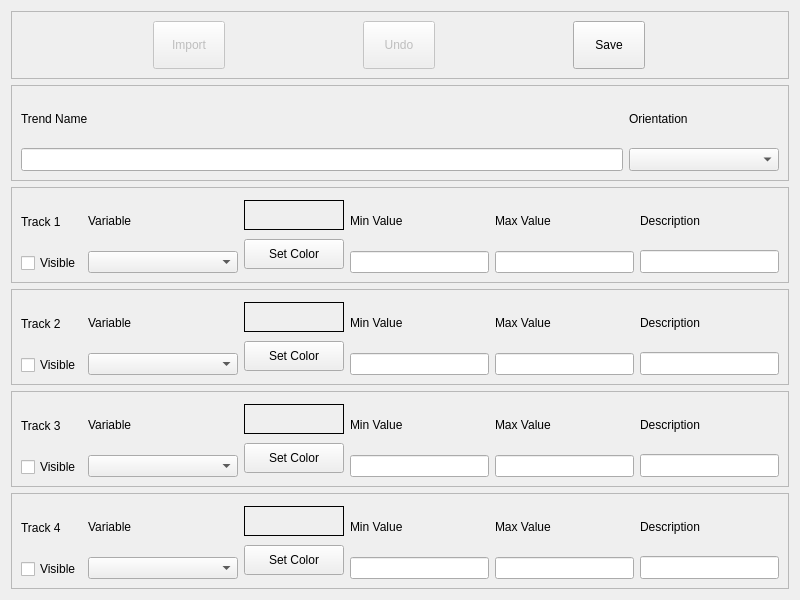
<?xml version="1.0" encoding="UTF-8"?>
<ui version="4.0">
 <class>TrendEditor</class>
 <widget class="QWidget" name="TrendEditor">
  <property name="geometry">
   <rect>
    <x>0</x>
    <y>0</y>
    <width>800</width>
    <height>600</height>
   </rect>
  </property>
  <property name="windowTitle">
   <string>Form</string>
  </property>
  <layout class="QVBoxLayout" name="verticalLayout_27">
   <item>
    <widget class="QFrame" name="fraBottoni">
     <property name="minimumSize">
      <size>
       <width>0</width>
       <height>68</height>
      </size>
     </property>
     <property name="maximumSize">
      <size>
       <width>16777215</width>
       <height>68</height>
      </size>
     </property>
     <property name="font">
      <font>
       <weight>50</weight>
       <bold>false</bold>
      </font>
     </property>
     <property name="frameShape">
      <enum>QFrame::StyledPanel</enum>
     </property>
     <property name="frameShadow">
      <enum>QFrame::Plain</enum>
     </property>
     <property name="lineWidth">
      <number>1</number>
     </property>
     <layout class="QHBoxLayout" name="horizontalLayout_3">
      <item>
       <widget class="QPushButton" name="cmdImport">
        <property name="enabled">
         <bool>false</bool>
        </property>
        <property name="minimumSize">
         <size>
          <width>72</width>
          <height>48</height>
         </size>
        </property>
        <property name="maximumSize">
         <size>
          <width>72</width>
          <height>48</height>
         </size>
        </property>
        <property name="font">
         <font>
          <family>MS Shell Dlg 2</family>
          <weight>50</weight>
          <bold>false</bold>
         </font>
        </property>
        <property name="toolTip">
         <string>Import User Data from another Cross Table File</string>
        </property>
        <property name="text">
         <string>Import</string>
        </property>
        <property name="checkable">
         <bool>false</bool>
        </property>
        <property name="autoDefault">
         <bool>false</bool>
        </property>
       </widget>
      </item>
      <item>
       <widget class="QPushButton" name="cmdUndo">
        <property name="enabled">
         <bool>false</bool>
        </property>
        <property name="minimumSize">
         <size>
          <width>72</width>
          <height>48</height>
         </size>
        </property>
        <property name="maximumSize">
         <size>
          <width>72</width>
          <height>48</height>
         </size>
        </property>
        <property name="font">
         <font>
          <family>MS Shell Dlg 2</family>
          <weight>50</weight>
          <bold>false</bold>
         </font>
        </property>
        <property name="toolTip">
         <string>Undo Changes</string>
        </property>
        <property name="text">
         <string>Undo</string>
        </property>
        <property name="checkable">
         <bool>false</bool>
        </property>
        <property name="autoDefault">
         <bool>false</bool>
        </property>
       </widget>
      </item>
      <item>
       <widget class="QPushButton" name="cmdSave">
        <property name="enabled">
         <bool>true</bool>
        </property>
        <property name="minimumSize">
         <size>
          <width>72</width>
          <height>48</height>
         </size>
        </property>
        <property name="maximumSize">
         <size>
          <width>72</width>
          <height>48</height>
         </size>
        </property>
        <property name="font">
         <font>
          <family>MS Shell Dlg 2</family>
          <weight>50</weight>
          <bold>false</bold>
         </font>
        </property>
        <property name="toolTip">
         <string>Save changes</string>
        </property>
        <property name="text">
         <string>Save</string>
        </property>
        <property name="checkable">
         <bool>false</bool>
        </property>
        <property name="autoDefault">
         <bool>false</bool>
        </property>
       </widget>
      </item>
     </layout>
    </widget>
   </item>
   <item>
    <widget class="QFrame" name="frame">
     <property name="minimumSize">
      <size>
       <width>0</width>
       <height>80</height>
      </size>
     </property>
     <property name="frameShape">
      <enum>QFrame::StyledPanel</enum>
     </property>
     <property name="frameShadow">
      <enum>QFrame::Plain</enum>
     </property>
     <layout class="QHBoxLayout" name="horizontalLayout_6">
      <item>
       <layout class="QVBoxLayout" name="verticalLayout_25">
        <item>
         <widget class="QLabel" name="lblTrendName">
          <property name="font">
           <font>
            <weight>50</weight>
            <bold>false</bold>
           </font>
          </property>
          <property name="text">
           <string>Trend Name</string>
          </property>
          <property name="buddy">
           <cstring>txtTrendName</cstring>
          </property>
         </widget>
        </item>
        <item>
         <widget class="QLineEdit" name="txtTrendName">
          <property name="minimumSize">
           <size>
            <width>130</width>
            <height>0</height>
           </size>
          </property>
          <property name="font">
           <font>
            <pointsize>10</pointsize>
            <weight>50</weight>
            <bold>false</bold>
           </font>
          </property>
          <property name="maxLength">
           <number>128</number>
          </property>
         </widget>
        </item>
       </layout>
      </item>
      <item>
       <layout class="QVBoxLayout" name="verticalLayout_26">
        <item>
         <widget class="QLabel" name="lblOrient">
          <property name="font">
           <font>
            <weight>50</weight>
            <bold>false</bold>
           </font>
          </property>
          <property name="text">
           <string>Orientation</string>
          </property>
          <property name="buddy">
           <cstring>cboOrientation</cstring>
          </property>
         </widget>
        </item>
        <item>
         <widget class="QComboBox" name="cboOrientation">
          <property name="minimumSize">
           <size>
            <width>150</width>
            <height>0</height>
           </size>
          </property>
          <property name="maximumSize">
           <size>
            <width>250</width>
            <height>16777215</height>
           </size>
          </property>
          <property name="font">
           <font>
            <pointsize>10</pointsize>
            <weight>50</weight>
            <bold>false</bold>
           </font>
          </property>
         </widget>
        </item>
       </layout>
      </item>
     </layout>
    </widget>
   </item>
   <item>
    <widget class="QFrame" name="fraTrk_1">
     <property name="minimumSize">
      <size>
       <width>0</width>
       <height>80</height>
      </size>
     </property>
     <property name="frameShape">
      <enum>QFrame::StyledPanel</enum>
     </property>
     <property name="frameShadow">
      <enum>QFrame::Plain</enum>
     </property>
     <layout class="QHBoxLayout" name="horizontalLayout">
      <item>
       <layout class="QVBoxLayout" name="verticalLayout_6">
        <item>
         <widget class="QLabel" name="lblTrk_1">
          <property name="font">
           <font>
            <weight>50</weight>
            <bold>false</bold>
           </font>
          </property>
          <property name="text">
           <string>Track 1</string>
          </property>
          <property name="buddy">
           <cstring>chkVisible_1</cstring>
          </property>
         </widget>
        </item>
        <item>
         <widget class="QCheckBox" name="chkVisible_1">
          <property name="text">
           <string>Visible</string>
          </property>
         </widget>
        </item>
       </layout>
      </item>
      <item>
       <layout class="QVBoxLayout" name="verticalLayout_5">
        <item>
         <widget class="QLabel" name="lblVar_1">
          <property name="font">
           <font>
            <weight>50</weight>
            <bold>false</bold>
           </font>
          </property>
          <property name="text">
           <string>Variable</string>
          </property>
          <property name="buddy">
           <cstring>cboVariable_1</cstring>
          </property>
         </widget>
        </item>
        <item>
         <widget class="QComboBox" name="cboVariable_1">
          <property name="minimumSize">
           <size>
            <width>150</width>
            <height>0</height>
           </size>
          </property>
          <property name="maximumSize">
           <size>
            <width>250</width>
            <height>16777215</height>
           </size>
          </property>
          <property name="font">
           <font>
            <weight>50</weight>
            <bold>false</bold>
           </font>
          </property>
          <property name="insertPolicy">
           <enum>QComboBox::InsertAlphabetically</enum>
          </property>
         </widget>
        </item>
       </layout>
      </item>
      <item>
       <layout class="QVBoxLayout" name="verticalLayout_4">
        <item>
         <widget class="QLabel" name="lblColor_1">
          <property name="minimumSize">
           <size>
            <width>100</width>
            <height>30</height>
           </size>
          </property>
          <property name="maximumSize">
           <size>
            <width>150</width>
            <height>30</height>
           </size>
          </property>
          <property name="font">
           <font>
            <weight>50</weight>
            <bold>false</bold>
           </font>
          </property>
          <property name="frameShape">
           <enum>QFrame::Box</enum>
          </property>
          <property name="text">
           <string/>
          </property>
          <property name="buddy">
           <cstring>cmdColor_1</cstring>
          </property>
         </widget>
        </item>
        <item>
         <widget class="QPushButton" name="cmdColor_1">
          <property name="minimumSize">
           <size>
            <width>100</width>
            <height>30</height>
           </size>
          </property>
          <property name="maximumSize">
           <size>
            <width>150</width>
            <height>30</height>
           </size>
          </property>
          <property name="text">
           <string>Set Color</string>
          </property>
         </widget>
        </item>
       </layout>
      </item>
      <item>
       <layout class="QVBoxLayout" name="verticalLayout_3">
        <item>
         <widget class="QLabel" name="lblMin_1">
          <property name="font">
           <font>
            <weight>50</weight>
            <bold>false</bold>
           </font>
          </property>
          <property name="text">
           <string>Min Value</string>
          </property>
          <property name="buddy">
           <cstring>txtMin_1</cstring>
          </property>
         </widget>
        </item>
        <item>
         <widget class="QLineEdit" name="txtMin_1">
          <property name="minimumSize">
           <size>
            <width>100</width>
            <height>0</height>
           </size>
          </property>
          <property name="maximumSize">
           <size>
            <width>250</width>
            <height>16777215</height>
           </size>
          </property>
          <property name="font">
           <font>
            <weight>50</weight>
            <bold>false</bold>
           </font>
          </property>
          <property name="alignment">
           <set>Qt::AlignRight|Qt::AlignTrailing|Qt::AlignVCenter</set>
          </property>
         </widget>
        </item>
       </layout>
      </item>
      <item>
       <layout class="QVBoxLayout" name="verticalLayout_2">
        <item>
         <widget class="QLabel" name="lblMax_1">
          <property name="font">
           <font>
            <weight>50</weight>
            <bold>false</bold>
           </font>
          </property>
          <property name="text">
           <string>Max Value</string>
          </property>
          <property name="buddy">
           <cstring>txtMax_1</cstring>
          </property>
         </widget>
        </item>
        <item>
         <widget class="QLineEdit" name="txtMax_1">
          <property name="minimumSize">
           <size>
            <width>100</width>
            <height>0</height>
           </size>
          </property>
          <property name="maximumSize">
           <size>
            <width>250</width>
            <height>16777215</height>
           </size>
          </property>
          <property name="font">
           <font>
            <weight>50</weight>
            <bold>false</bold>
           </font>
          </property>
          <property name="alignment">
           <set>Qt::AlignRight|Qt::AlignTrailing|Qt::AlignVCenter</set>
          </property>
         </widget>
        </item>
       </layout>
      </item>
      <item>
       <layout class="QVBoxLayout" name="verticalLayout">
        <item>
         <widget class="QLabel" name="lblDescr_1">
          <property name="font">
           <font>
            <weight>50</weight>
            <bold>false</bold>
           </font>
          </property>
          <property name="text">
           <string>Description</string>
          </property>
          <property name="buddy">
           <cstring>txtComment</cstring>
          </property>
         </widget>
        </item>
        <item>
         <widget class="QLineEdit" name="txtComment">
          <property name="minimumSize">
           <size>
            <width>130</width>
            <height>0</height>
           </size>
          </property>
          <property name="font">
           <font>
            <pointsize>10</pointsize>
            <weight>50</weight>
            <bold>false</bold>
           </font>
          </property>
          <property name="maxLength">
           <number>128</number>
          </property>
         </widget>
        </item>
       </layout>
      </item>
     </layout>
    </widget>
   </item>
   <item>
    <widget class="QFrame" name="fraTrk_2">
     <property name="minimumSize">
      <size>
       <width>0</width>
       <height>80</height>
      </size>
     </property>
     <property name="frameShape">
      <enum>QFrame::StyledPanel</enum>
     </property>
     <property name="frameShadow">
      <enum>QFrame::Plain</enum>
     </property>
     <layout class="QHBoxLayout" name="horizontalLayout_2">
      <item>
       <layout class="QVBoxLayout" name="verticalLayout_7">
        <item>
         <widget class="QLabel" name="lblTrk_2">
          <property name="font">
           <font>
            <weight>50</weight>
            <bold>false</bold>
           </font>
          </property>
          <property name="text">
           <string>Track 2</string>
          </property>
          <property name="buddy">
           <cstring>chkVisible_2</cstring>
          </property>
         </widget>
        </item>
        <item>
         <widget class="QCheckBox" name="chkVisible_2">
          <property name="text">
           <string>Visible</string>
          </property>
         </widget>
        </item>
       </layout>
      </item>
      <item>
       <layout class="QVBoxLayout" name="verticalLayout_8">
        <item>
         <widget class="QLabel" name="lblVar_2">
          <property name="font">
           <font>
            <weight>50</weight>
            <bold>false</bold>
           </font>
          </property>
          <property name="text">
           <string>Variable</string>
          </property>
          <property name="buddy">
           <cstring>cboVariable_2</cstring>
          </property>
         </widget>
        </item>
        <item>
         <widget class="QComboBox" name="cboVariable_2">
          <property name="minimumSize">
           <size>
            <width>150</width>
            <height>0</height>
           </size>
          </property>
          <property name="maximumSize">
           <size>
            <width>250</width>
            <height>16777215</height>
           </size>
          </property>
          <property name="font">
           <font>
            <weight>50</weight>
            <bold>false</bold>
           </font>
          </property>
          <property name="insertPolicy">
           <enum>QComboBox::InsertAlphabetically</enum>
          </property>
         </widget>
        </item>
       </layout>
      </item>
      <item>
       <layout class="QVBoxLayout" name="verticalLayout_9">
        <item>
         <widget class="QLabel" name="lblColor_2">
          <property name="minimumSize">
           <size>
            <width>100</width>
            <height>30</height>
           </size>
          </property>
          <property name="maximumSize">
           <size>
            <width>150</width>
            <height>30</height>
           </size>
          </property>
          <property name="font">
           <font>
            <weight>50</weight>
            <bold>false</bold>
           </font>
          </property>
          <property name="frameShape">
           <enum>QFrame::Box</enum>
          </property>
          <property name="text">
           <string/>
          </property>
          <property name="buddy">
           <cstring>cmdColor_2</cstring>
          </property>
         </widget>
        </item>
        <item>
         <widget class="QPushButton" name="cmdColor_2">
          <property name="minimumSize">
           <size>
            <width>100</width>
            <height>30</height>
           </size>
          </property>
          <property name="maximumSize">
           <size>
            <width>150</width>
            <height>30</height>
           </size>
          </property>
          <property name="text">
           <string>Set Color</string>
          </property>
         </widget>
        </item>
       </layout>
      </item>
      <item>
       <layout class="QVBoxLayout" name="verticalLayout_10">
        <item>
         <widget class="QLabel" name="lblMin_2">
          <property name="font">
           <font>
            <weight>50</weight>
            <bold>false</bold>
           </font>
          </property>
          <property name="text">
           <string>Min Value</string>
          </property>
          <property name="buddy">
           <cstring>txtMin_2</cstring>
          </property>
         </widget>
        </item>
        <item>
         <widget class="QLineEdit" name="txtMin_2">
          <property name="minimumSize">
           <size>
            <width>100</width>
            <height>0</height>
           </size>
          </property>
          <property name="maximumSize">
           <size>
            <width>250</width>
            <height>16777215</height>
           </size>
          </property>
          <property name="font">
           <font>
            <weight>50</weight>
            <bold>false</bold>
           </font>
          </property>
          <property name="alignment">
           <set>Qt::AlignRight|Qt::AlignTrailing|Qt::AlignVCenter</set>
          </property>
         </widget>
        </item>
       </layout>
      </item>
      <item>
       <layout class="QVBoxLayout" name="verticalLayout_11">
        <item>
         <widget class="QLabel" name="lblMax_2">
          <property name="font">
           <font>
            <weight>50</weight>
            <bold>false</bold>
           </font>
          </property>
          <property name="text">
           <string>Max Value</string>
          </property>
          <property name="buddy">
           <cstring>txtMax_2</cstring>
          </property>
         </widget>
        </item>
        <item>
         <widget class="QLineEdit" name="txtMax_2">
          <property name="minimumSize">
           <size>
            <width>100</width>
            <height>0</height>
           </size>
          </property>
          <property name="maximumSize">
           <size>
            <width>250</width>
            <height>16777215</height>
           </size>
          </property>
          <property name="font">
           <font>
            <weight>50</weight>
            <bold>false</bold>
           </font>
          </property>
          <property name="alignment">
           <set>Qt::AlignRight|Qt::AlignTrailing|Qt::AlignVCenter</set>
          </property>
         </widget>
        </item>
       </layout>
      </item>
      <item>
       <layout class="QVBoxLayout" name="verticalLayout_12">
        <item>
         <widget class="QLabel" name="lblDescr_2">
          <property name="font">
           <font>
            <weight>50</weight>
            <bold>false</bold>
           </font>
          </property>
          <property name="text">
           <string>Description</string>
          </property>
          <property name="buddy">
           <cstring>txtComment_2</cstring>
          </property>
         </widget>
        </item>
        <item>
         <widget class="QLineEdit" name="txtComment_2">
          <property name="minimumSize">
           <size>
            <width>130</width>
            <height>0</height>
           </size>
          </property>
          <property name="font">
           <font>
            <pointsize>10</pointsize>
            <weight>50</weight>
            <bold>false</bold>
           </font>
          </property>
          <property name="maxLength">
           <number>128</number>
          </property>
         </widget>
        </item>
       </layout>
      </item>
     </layout>
    </widget>
   </item>
   <item>
    <widget class="QFrame" name="fraTrk_3">
     <property name="minimumSize">
      <size>
       <width>0</width>
       <height>80</height>
      </size>
     </property>
     <property name="frameShape">
      <enum>QFrame::StyledPanel</enum>
     </property>
     <property name="frameShadow">
      <enum>QFrame::Plain</enum>
     </property>
     <layout class="QHBoxLayout" name="horizontalLayout_4">
      <item>
       <layout class="QVBoxLayout" name="verticalLayout_13">
        <item>
         <widget class="QLabel" name="lblTrk_3">
          <property name="font">
           <font>
            <weight>50</weight>
            <bold>false</bold>
           </font>
          </property>
          <property name="text">
           <string>Track 3</string>
          </property>
          <property name="buddy">
           <cstring>chkVisible_3</cstring>
          </property>
         </widget>
        </item>
        <item>
         <widget class="QCheckBox" name="chkVisible_3">
          <property name="text">
           <string>Visible</string>
          </property>
         </widget>
        </item>
       </layout>
      </item>
      <item>
       <layout class="QVBoxLayout" name="verticalLayout_14">
        <item>
         <widget class="QLabel" name="lblVar_3">
          <property name="font">
           <font>
            <weight>50</weight>
            <bold>false</bold>
           </font>
          </property>
          <property name="text">
           <string>Variable</string>
          </property>
          <property name="buddy">
           <cstring>cboVariable_3</cstring>
          </property>
         </widget>
        </item>
        <item>
         <widget class="QComboBox" name="cboVariable_3">
          <property name="minimumSize">
           <size>
            <width>150</width>
            <height>0</height>
           </size>
          </property>
          <property name="maximumSize">
           <size>
            <width>250</width>
            <height>16777215</height>
           </size>
          </property>
          <property name="font">
           <font>
            <weight>50</weight>
            <bold>false</bold>
           </font>
          </property>
          <property name="insertPolicy">
           <enum>QComboBox::InsertAlphabetically</enum>
          </property>
         </widget>
        </item>
       </layout>
      </item>
      <item>
       <layout class="QVBoxLayout" name="verticalLayout_15">
        <item>
         <widget class="QLabel" name="lblColor_3">
          <property name="minimumSize">
           <size>
            <width>100</width>
            <height>30</height>
           </size>
          </property>
          <property name="maximumSize">
           <size>
            <width>150</width>
            <height>30</height>
           </size>
          </property>
          <property name="font">
           <font>
            <weight>50</weight>
            <bold>false</bold>
           </font>
          </property>
          <property name="frameShape">
           <enum>QFrame::Box</enum>
          </property>
          <property name="text">
           <string/>
          </property>
          <property name="buddy">
           <cstring>cmdColor_3</cstring>
          </property>
         </widget>
        </item>
        <item>
         <widget class="QPushButton" name="cmdColor_3">
          <property name="minimumSize">
           <size>
            <width>100</width>
            <height>30</height>
           </size>
          </property>
          <property name="maximumSize">
           <size>
            <width>150</width>
            <height>30</height>
           </size>
          </property>
          <property name="text">
           <string>Set Color</string>
          </property>
         </widget>
        </item>
       </layout>
      </item>
      <item>
       <layout class="QVBoxLayout" name="verticalLayout_16">
        <item>
         <widget class="QLabel" name="lblMin_3">
          <property name="font">
           <font>
            <weight>50</weight>
            <bold>false</bold>
           </font>
          </property>
          <property name="text">
           <string>Min Value</string>
          </property>
          <property name="buddy">
           <cstring>txtMin_3</cstring>
          </property>
         </widget>
        </item>
        <item>
         <widget class="QLineEdit" name="txtMin_3">
          <property name="minimumSize">
           <size>
            <width>100</width>
            <height>0</height>
           </size>
          </property>
          <property name="maximumSize">
           <size>
            <width>250</width>
            <height>16777215</height>
           </size>
          </property>
          <property name="font">
           <font>
            <weight>50</weight>
            <bold>false</bold>
           </font>
          </property>
          <property name="alignment">
           <set>Qt::AlignRight|Qt::AlignTrailing|Qt::AlignVCenter</set>
          </property>
         </widget>
        </item>
       </layout>
      </item>
      <item>
       <layout class="QVBoxLayout" name="verticalLayout_17">
        <item>
         <widget class="QLabel" name="lblMax_3">
          <property name="font">
           <font>
            <weight>50</weight>
            <bold>false</bold>
           </font>
          </property>
          <property name="text">
           <string>Max Value</string>
          </property>
          <property name="buddy">
           <cstring>txtMax_3</cstring>
          </property>
         </widget>
        </item>
        <item>
         <widget class="QLineEdit" name="txtMax_3">
          <property name="minimumSize">
           <size>
            <width>100</width>
            <height>0</height>
           </size>
          </property>
          <property name="maximumSize">
           <size>
            <width>250</width>
            <height>16777215</height>
           </size>
          </property>
          <property name="font">
           <font>
            <weight>50</weight>
            <bold>false</bold>
           </font>
          </property>
          <property name="alignment">
           <set>Qt::AlignRight|Qt::AlignTrailing|Qt::AlignVCenter</set>
          </property>
         </widget>
        </item>
       </layout>
      </item>
      <item>
       <layout class="QVBoxLayout" name="verticalLayout_18">
        <item>
         <widget class="QLabel" name="lblDescr_3">
          <property name="font">
           <font>
            <weight>50</weight>
            <bold>false</bold>
           </font>
          </property>
          <property name="text">
           <string>Description</string>
          </property>
          <property name="buddy">
           <cstring>txtComment_3</cstring>
          </property>
         </widget>
        </item>
        <item>
         <widget class="QLineEdit" name="txtComment_3">
          <property name="minimumSize">
           <size>
            <width>130</width>
            <height>0</height>
           </size>
          </property>
          <property name="font">
           <font>
            <pointsize>10</pointsize>
            <weight>50</weight>
            <bold>false</bold>
           </font>
          </property>
          <property name="maxLength">
           <number>128</number>
          </property>
         </widget>
        </item>
       </layout>
      </item>
     </layout>
    </widget>
   </item>
   <item>
    <widget class="QFrame" name="fraTrk_4">
     <property name="minimumSize">
      <size>
       <width>0</width>
       <height>80</height>
      </size>
     </property>
     <property name="frameShape">
      <enum>QFrame::StyledPanel</enum>
     </property>
     <property name="frameShadow">
      <enum>QFrame::Plain</enum>
     </property>
     <layout class="QHBoxLayout" name="horizontalLayout_5">
      <item>
       <layout class="QVBoxLayout" name="verticalLayout_19">
        <item>
         <widget class="QLabel" name="lblTrk_4">
          <property name="font">
           <font>
            <weight>50</weight>
            <bold>false</bold>
           </font>
          </property>
          <property name="text">
           <string>Track 4</string>
          </property>
          <property name="buddy">
           <cstring>chkVisible_4</cstring>
          </property>
         </widget>
        </item>
        <item>
         <widget class="QCheckBox" name="chkVisible_4">
          <property name="text">
           <string>Visible</string>
          </property>
         </widget>
        </item>
       </layout>
      </item>
      <item>
       <layout class="QVBoxLayout" name="verticalLayout_20">
        <item>
         <widget class="QLabel" name="lblVar_4">
          <property name="font">
           <font>
            <weight>50</weight>
            <bold>false</bold>
           </font>
          </property>
          <property name="text">
           <string>Variable</string>
          </property>
          <property name="buddy">
           <cstring>cboVariable_4</cstring>
          </property>
         </widget>
        </item>
        <item>
         <widget class="QComboBox" name="cboVariable_4">
          <property name="minimumSize">
           <size>
            <width>150</width>
            <height>0</height>
           </size>
          </property>
          <property name="maximumSize">
           <size>
            <width>250</width>
            <height>16777215</height>
           </size>
          </property>
          <property name="font">
           <font>
            <weight>50</weight>
            <bold>false</bold>
           </font>
          </property>
          <property name="insertPolicy">
           <enum>QComboBox::InsertAlphabetically</enum>
          </property>
         </widget>
        </item>
       </layout>
      </item>
      <item>
       <layout class="QVBoxLayout" name="verticalLayout_21">
        <item>
         <widget class="QLabel" name="lblColor_4">
          <property name="minimumSize">
           <size>
            <width>100</width>
            <height>30</height>
           </size>
          </property>
          <property name="maximumSize">
           <size>
            <width>150</width>
            <height>30</height>
           </size>
          </property>
          <property name="font">
           <font>
            <weight>50</weight>
            <bold>false</bold>
           </font>
          </property>
          <property name="frameShape">
           <enum>QFrame::Box</enum>
          </property>
          <property name="text">
           <string/>
          </property>
          <property name="buddy">
           <cstring>cmdColor_4</cstring>
          </property>
         </widget>
        </item>
        <item>
         <widget class="QPushButton" name="cmdColor_4">
          <property name="minimumSize">
           <size>
            <width>100</width>
            <height>30</height>
           </size>
          </property>
          <property name="maximumSize">
           <size>
            <width>150</width>
            <height>30</height>
           </size>
          </property>
          <property name="text">
           <string>Set Color</string>
          </property>
         </widget>
        </item>
       </layout>
      </item>
      <item>
       <layout class="QVBoxLayout" name="verticalLayout_22">
        <item>
         <widget class="QLabel" name="lblMin_4">
          <property name="font">
           <font>
            <weight>50</weight>
            <bold>false</bold>
           </font>
          </property>
          <property name="text">
           <string>Min Value</string>
          </property>
          <property name="buddy">
           <cstring>txtMin_4</cstring>
          </property>
         </widget>
        </item>
        <item>
         <widget class="QLineEdit" name="txtMin_4">
          <property name="minimumSize">
           <size>
            <width>100</width>
            <height>0</height>
           </size>
          </property>
          <property name="maximumSize">
           <size>
            <width>250</width>
            <height>16777215</height>
           </size>
          </property>
          <property name="font">
           <font>
            <weight>50</weight>
            <bold>false</bold>
           </font>
          </property>
          <property name="alignment">
           <set>Qt::AlignRight|Qt::AlignTrailing|Qt::AlignVCenter</set>
          </property>
         </widget>
        </item>
       </layout>
      </item>
      <item>
       <layout class="QVBoxLayout" name="verticalLayout_23">
        <item>
         <widget class="QLabel" name="lblMax_4">
          <property name="font">
           <font>
            <weight>50</weight>
            <bold>false</bold>
           </font>
          </property>
          <property name="text">
           <string>Max Value</string>
          </property>
          <property name="buddy">
           <cstring>txtMax_4</cstring>
          </property>
         </widget>
        </item>
        <item>
         <widget class="QLineEdit" name="txtMax_4">
          <property name="minimumSize">
           <size>
            <width>100</width>
            <height>0</height>
           </size>
          </property>
          <property name="maximumSize">
           <size>
            <width>250</width>
            <height>16777215</height>
           </size>
          </property>
          <property name="font">
           <font>
            <weight>50</weight>
            <bold>false</bold>
           </font>
          </property>
          <property name="alignment">
           <set>Qt::AlignRight|Qt::AlignTrailing|Qt::AlignVCenter</set>
          </property>
         </widget>
        </item>
       </layout>
      </item>
      <item>
       <layout class="QVBoxLayout" name="verticalLayout_24">
        <item>
         <widget class="QLabel" name="lblDescr_4">
          <property name="font">
           <font>
            <weight>50</weight>
            <bold>false</bold>
           </font>
          </property>
          <property name="text">
           <string>Description</string>
          </property>
          <property name="buddy">
           <cstring>txtComment_4</cstring>
          </property>
         </widget>
        </item>
        <item>
         <widget class="QLineEdit" name="txtComment_4">
          <property name="minimumSize">
           <size>
            <width>130</width>
            <height>0</height>
           </size>
          </property>
          <property name="font">
           <font>
            <pointsize>10</pointsize>
            <weight>50</weight>
            <bold>false</bold>
           </font>
          </property>
          <property name="maxLength">
           <number>128</number>
          </property>
         </widget>
        </item>
       </layout>
      </item>
     </layout>
    </widget>
   </item>
  </layout>
 </widget>
 <tabstops>
  <tabstop>txtTrendName</tabstop>
  <tabstop>cboOrientation</tabstop>
  <tabstop>chkVisible_1</tabstop>
  <tabstop>cboVariable_1</tabstop>
  <tabstop>cmdColor_1</tabstop>
  <tabstop>txtMin_1</tabstop>
  <tabstop>txtMax_1</tabstop>
  <tabstop>txtComment</tabstop>
  <tabstop>chkVisible_2</tabstop>
  <tabstop>cboVariable_2</tabstop>
  <tabstop>cmdColor_2</tabstop>
  <tabstop>txtMin_2</tabstop>
  <tabstop>chkVisible_3</tabstop>
  <tabstop>cboVariable_3</tabstop>
  <tabstop>txtMin_3</tabstop>
  <tabstop>txtMax_3</tabstop>
  <tabstop>txtComment_3</tabstop>
  <tabstop>chkVisible_4</tabstop>
  <tabstop>cboVariable_4</tabstop>
  <tabstop>txtMin_4</tabstop>
  <tabstop>txtMax_4</tabstop>
  <tabstop>txtComment_4</tabstop>
  <tabstop>cmdImport</tabstop>
  <tabstop>cmdUndo</tabstop>
  <tabstop>cmdSave</tabstop>
  <tabstop>txtComment_2</tabstop>
  <tabstop>txtMax_2</tabstop>
  <tabstop>cmdColor_3</tabstop>
  <tabstop>cmdColor_4</tabstop>
 </tabstops>
 <resources/>
 <connections/>
</ui>
